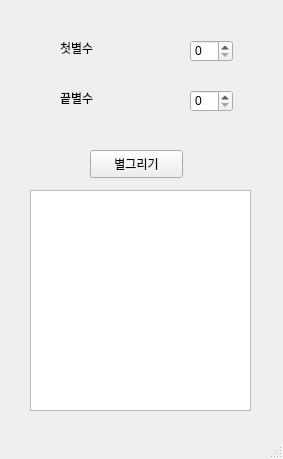
<?xml version="1.0" encoding="UTF-8"?>
<ui version="4.0">
 <class>MainWindow</class>
 <widget class="QMainWindow" name="MainWindow">
  <property name="geometry">
   <rect>
    <x>0</x>
    <y>0</y>
    <width>283</width>
    <height>459</height>
   </rect>
  </property>
  <property name="windowTitle">
   <string>MainWindow</string>
  </property>
  <widget class="QWidget" name="centralwidget">
   <widget class="QLabel" name="lbl_first">
    <property name="geometry">
     <rect>
      <x>60</x>
      <y>40</y>
      <width>64</width>
      <height>15</height>
     </rect>
    </property>
    <property name="text">
     <string>첫별수</string>
    </property>
   </widget>
   <widget class="QLabel" name="lbl_last">
    <property name="geometry">
     <rect>
      <x>60</x>
      <y>90</y>
      <width>64</width>
      <height>15</height>
     </rect>
    </property>
    <property name="text">
     <string>끝별수</string>
    </property>
   </widget>
   <widget class="QSpinBox" name="sb_first">
    <property name="geometry">
     <rect>
      <x>190</x>
      <y>40</y>
      <width>43</width>
      <height>22</height>
     </rect>
    </property>
   </widget>
   <widget class="QSpinBox" name="sb_last">
    <property name="geometry">
     <rect>
      <x>190</x>
      <y>90</y>
      <width>43</width>
      <height>22</height>
     </rect>
    </property>
   </widget>
   <widget class="QPushButton" name="pb">
    <property name="geometry">
     <rect>
      <x>90</x>
      <y>150</y>
      <width>93</width>
      <height>28</height>
     </rect>
    </property>
    <property name="text">
     <string>별그리기</string>
    </property>
   </widget>
   <widget class="QTextEdit" name="te">
    <property name="geometry">
     <rect>
      <x>30</x>
      <y>190</y>
      <width>221</width>
      <height>221</height>
     </rect>
    </property>
   </widget>
  </widget>
  <widget class="QMenuBar" name="menubar">
   <property name="geometry">
    <rect>
     <x>0</x>
     <y>0</y>
     <width>283</width>
     <height>26</height>
    </rect>
   </property>
  </widget>
  <widget class="QStatusBar" name="statusbar"/>
 </widget>
 <resources/>
 <connections/>
</ui>
